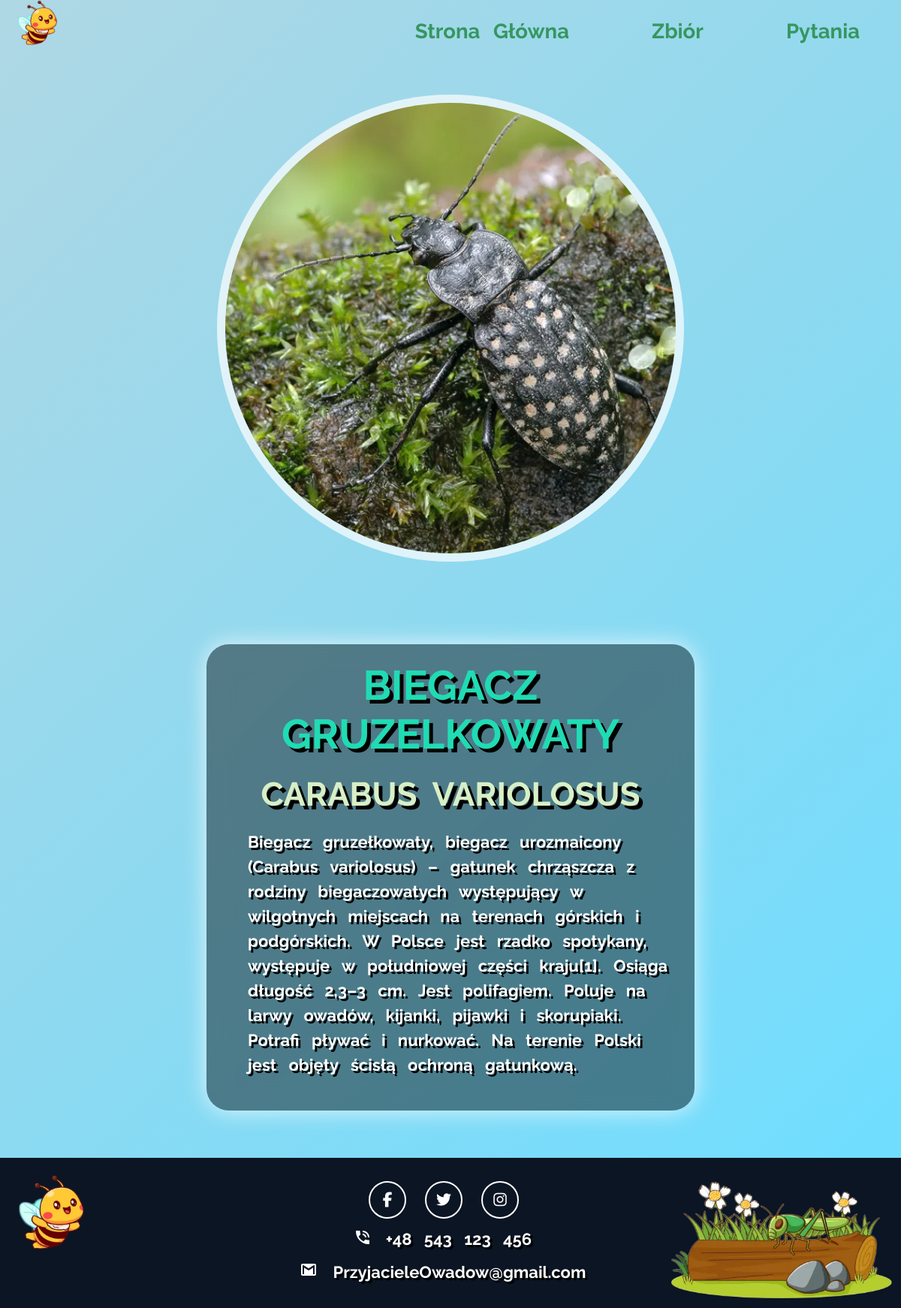
Screenshot of /owady.php?id=1&rodzaj=chrzaszcze with the database file from the repository.
### tables this page shows
CREATE TABLE `chrzaszcze` (
  `id` int(11) NOT NULL AUTO_INCREMENT,
  `nazwaPliku` varchar(80) DEFAULT NULL,
  `nazwaPospolita` varchar(80) DEFAULT NULL,
  `nazwaLacinska` varchar(80) DEFAULT NULL,
  `opis` varchar(1000) DEFAULT NULL,
  `nazwaStrony` varchar(80) DEFAULT NULL,
  PRIMARY KEY (`id`)
);

### owady.php (the view, shortened to what this page needs)
<!DOCTYPE html>
<html lang="en">
<head>
    <link rel="stylesheet" href="style/nav&footer.css">
    <link rel="stylesheet" href="style/owady.css">
</head>
<body>
    <div class="container">
        <div class="landing">
            <?php
                include("nav.php");
            ?>
            <div id="section-one">
                    <div class="img-padding">
                        <div class="imgbox">
                            <div class="img">
                            <?php
                                if(isset($_GET["id"]) && isset($_GET["rodzaj"])){
                                    $id = $_GET["id"];
                                    $rodzaj = $_GET["rodzaj"];
                                    include"baza.php";
                                    $sql = "SELECT * from $rodzaj where id=$id";
                                    $wynik = mysqli_query($conn, $sql);
                                    while($wiersz = mysqli_fetch_assoc($wynik)){
                                        $nazwaPliku =  $wiersz['nazwaPliku'];
                                        echo"<img src='images/$rodzaj/$nazwaPliku' alt='obrazek'>";
                                    }
                                    }
                                ?>
                            </div>
                        </div>
                    </div>
                    <div class="describe">
                        <?php
                            if(isset($_GET["id"]) && isset($_GET["rodzaj"])){
                                $id = $_GET["id"];
                                $rodzaj = $_GET["rodzaj"];
                                include"baza.php";
                                $sql = "SELECT * from $rodzaj where id=$id";
                                $wynik = mysqli_query($conn, $sql);
                                while($wiersz = mysqli_fetch_assoc($wynik)){
                                    $nazwaPospolita =  $wiersz['nazwaPospolita'];
                                    $nazwaLacinska =  $wiersz['nazwaLacinska'];
                                    $opis =  $wiersz['opis'];
                                    echo"<h1>$nazwaPospolita</h1>";
                                    echo"<h2>$nazwaLacinska</h2>";
                                    echo"<p>$opis</p>";
                                }
                            }
                        ?>
                    </div>
            </div>
        </div>
        <?php
                include("footer.php");
            ?>
    </div>
</body>
</html>

### style/nav&footer.css (style rules this page uses)
* { box-sizing: border-box; padding: 0px; margin: 0px; }
html { font-size: 11px; text-align: center; color: rgb(255, 255, 255); font-family: "Raleway", sans-serif; word-spacing: 1rem; font-weight: bold; scroll-behavior: smooth; }
body { display: flex; justify-content: center; }
.container { width: 100vw; }
h1,h2 { color: hsl(0, 0%, 0%) }
h1 { font-size: 4rem; width: 100%; }
h2 { font-size: 4rem; margin-top: 2rem; text-align: left; width: 100%; }
p { margin-top: 2rem; font-size: 2rem; }

### style/owady.css (style rules this page uses)
.landing { position: relative; z-index: 10; min-height: 100vh; width: 100%; background-image: linear-gradient( 135deg, hsl(194deg 50% 79%) 1%, hsl(194deg 76% 75%) 50%, hsl(194deg 100% 72%) 99% ); padding-bottom: 4rem; }
#section-one { display: flex; flex-direction: row; justify-content: space-around; align-items: center; position: relative; flex-wrap: wrap; padding: 5rem; gap: 10rem; margin-top: 2rem; }
.img-padding { padding: 1rem; background-color: rgba(255, 255, 255, 0.7); border-radius:50%; position: relative; animation: example 1.5s linear 0s infinite alternate; }
.imgbox { position: relative; height: 600px; width: 600px; border-radius:50%; overflow: hidden; }
.img { width: 100%; height: 120%; position: relative; display: flex; justify-content: center; transform: translate(-5%, -5%); }
.img img { width: fit-content; }
.describe { max-width: 650px; padding: 2rem 5rem 4rem 5rem; background-color: rgba(0, 0, 0, 0.437); backdrop-filter: blur(15px); border-radius: 30px; display: flex; justify-content: center; align-items: center; flex-direction: column; box-shadow: 0px 0px 30px 0px rgba(255, 255, 255, 0.767); }
.describe h1, .describe h2 { text-transform: uppercase; text-shadow: 5px 5px rgb(0, 0, 0); }
h1 { font-size: 5rem; color: #20dbb3; }
h2 { font-size: 4rem; text-align: center; color: #d8efc6; }
p { margin-left: 3rem; text-align: left; line-height: 3rem; color: rgb(255, 255, 255); text-shadow: 3px 3px rgb(0, 0, 0); }
@media screen and (min-width: 280px) { .imgbox { height: 280px; width: 280px; } }
@media screen and (min-width: 280px) { .describe { padding: 2rem 1rem 4rem 1rem; } }
@media screen and (min-width: 280px) { h1 { font-size: 3rem; } }
@media screen and (min-width: 280px) { h2 { font-size: 2rem; } }
@media screen and (min-width: 280px) { p { font-size: 1.5rem; margin-left: 1rem; } }
@media screen and (min-width: 280px) { #section-one { padding: 0.5rem; } }
@media screen and (min-width: 400px) { .imgbox { height: 330px; width: 330px; } }
@media screen and (min-width: 400px) { .describe { padding: 2rem 2rem 4rem 2rem; } }
@media screen and (min-width: 400px) { h1 { font-size: 4rem; } }
@media screen and (min-width: 400px) { h2 { font-size: 3rem; } }
@media screen and (min-width: 400px) { p { font-size: 2rem; margin-left: 2rem; } }
@media screen and (min-width: 400px) { #section-one { padding: 1rem; } }
@media screen and (min-width: 600px) { .imgbox { height: 400px; width: 400px; } }
@media screen and (min-width: 600px) { .describe { padding: 2rem 2rem 4rem 2rem; } }
@media screen and (min-width: 600px) { h1 { font-size: 5rem; } }
@media screen and (min-width: 600px) { h2 { font-size: 4rem; } }
@media screen and (min-width: 600px) { p { font-size: 2rem; margin-left: 3rem; } }
@media screen and (min-width: 600px) { #section-one { padding: 2rem; } }
@media screen and (min-width: 900px) { .imgbox { height: 600px; width: 600px; } }

### rows the page displays
chrzaszcze: nazwaPliku (picture), nazwaPospolita "BIEGACZ GRUZELKOWATY", nazwaLacinska "CARABUS VARIOLOSUS", opis "Biegacz gruzełkowaty, biegacz urozmaicony (Carabus variolosus) – gatunek chrząszcza z rodziny biegaczowatych występujący w wilgotnych miejscach na terenach górskich i podgórskich. W Polsce jest rzadko spotykany, występuje w południowej części kraju[1]. Osiąga długość 2,3–3 cm. Jest polifagiem. Poluje na larwy owadów, kijanki, pijawki i skorupiaki. Potrafi pływać i nurkować. Na terenie Polski jest objęty ścisłą ochroną gatunkową."
